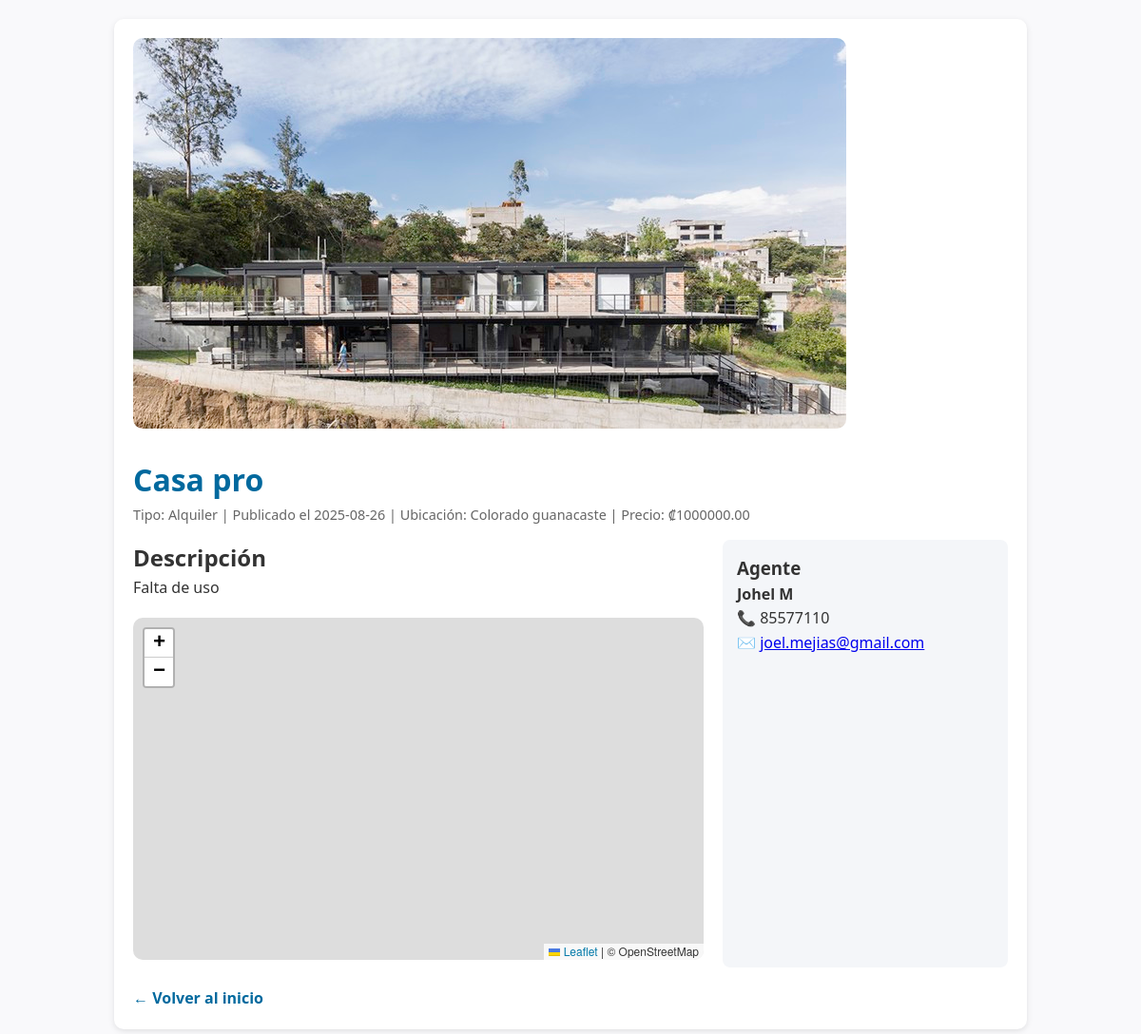
The app's page /propiedades.php?id=19 with its own data.
### tables this page shows
CREATE TABLE `propiedades` (
  `id` int(11) NOT NULL,
  `id_tipo` int(11) NOT NULL,
  `destacada` tinyint(1) NOT NULL,
  `titulo` varchar(255) NOT NULL,
  `agente_id` int(11) NOT NULL,
  `imagen` varchar(300) NOT NULL,
  `descripcion` text NOT NULL,
  `ubicacion` varchar(255) NOT NULL,
  `fecha_pub` date NOT NULL,
  `precio` decimal(10,2) NOT NULL,
  `lat` decimal(10,7) DEFAULT NULL,
  `lng` decimal(10,7) DEFAULT NULL
);

CREATE TABLE `tipo_alquiler` (
  `id` int(11) NOT NULL,
  `nombre` varchar(40) NOT NULL
);

CREATE TABLE `usuario` (
  `id` int(11) NOT NULL,
  `nombre` varchar(100) NOT NULL,
  `telefono` varchar(20) NOT NULL,
  `email` varchar(100) NOT NULL,
  `usuario` varchar(50) NOT NULL,
  `contrasena` varchar(300) NOT NULL,
  `privilegio` int(11) NOT NULL,
  `primerIngreso` tinyint(1) NOT NULL DEFAULT 1
);

### propiedades.php (the view, shortened to what this page needs)
<?php
$conn = conectar();
$id = isset($_GET['id']) ? (int)$_GET['id'] : 0;
$sql = "
  SELECT
    p.id, p.titulo, p.descripcion, p.ubicacion, p.fecha_pub, p.precio,
    p.imagen,
    p.lat, p.lng,                       /* <— añadí lat/lng si existen en tu tabla */
    u.nombre AS agente, u.telefono AS agente_tel, u.email AS agente_email,
    t.nombre AS tipo
  FROM propiedades p
  JOIN usuario u ON p.agente_id = u.id
  JOIN tipo_alquiler t ON p.id_tipo = t.id
  WHERE p.id = ?
  LIMIT 1";
$stmt = $conn->prepare($sql);
$stmt->bind_param("i", $id);
$stmt->execute();
$result = $stmt->get_result();
$prop = $result->fetch_assoc();
?>
<!doctype html>
<html lang="es">
<head>
  <link rel="stylesheet" href="assets/index.css">
  <link rel="stylesheet" href="https://unpkg.com/leaflet@1.9.4/dist/leaflet.css">
</head>
<body>
  <div class="container">
    <div class="card">
      <img src="<?= htmlspecialchars($prop['imagen'] ?: 'https://picsum.photos/seed/' . $prop['id'] . '/800/400') ?>" alt="Imagen" class="main">
      <h1><?= htmlspecialchars($prop['titulo']) ?></h1>
      <p class="meta">
        Tipo: <?= htmlspecialchars(ucfirst($prop['tipo'])) ?> |
        Publicado el <?= htmlspecialchars($prop['fecha_pub']) ?> |
        Ubicación: <?= htmlspecialchars($prop['ubicacion']) ?> |
        Precio: ₡<?= htmlspecialchars($prop['precio']) ?>
      </p>
      <div class="grid">
        <div>
          <h2>Descripción</h2>
          <p><?= nl2br(htmlspecialchars($prop['descripcion'])) ?></p>
          <div id="mapWrap">
            <div id="mapView"></div>
          </div>
        </div>
        <div class="agente">
          <h3>Agente</h3>
          <p><strong><?= htmlspecialchars($prop['agente']) ?></strong></p>
          <p>📞 <?= htmlspecialchars($prop['agente_tel']) ?></p>
          <p>✉️ <a href="mailto:<?= htmlspecialchars($prop['agente_email']) ?>"><?= htmlspecialchars($prop['agente_email']) ?></a></p>
        </div>
      </div>
      <a class="back" href="index.php">← Volver al inicio</a>
    </div>
  </div>
</body>
</html>

### assets/index.css (style rules this page uses)
* { box-sizing:border-box;margin:0;padding:0 }
:root { --brand-bg:#0b0f1f; --brand-deep:#121633; --brand-surface:#1a1e43; --brand-ink:#e9eaf6; --brand-gold:#ffd166; --brand-gold-2:#f4c430; --light-bg:#e9eaee; --light-card:#ffffff; --text-dark:#1f2544; --muted:#4a4f62; --bg: var(--light-bg); --fg: var(--text-dark); --prim: var(--brand-surface); --sec: var(--brand-gold); --dark: #0d1330; }
html,body { min-height:100% }
body { background: var(--bg); color: var(--fg); font: 400 16px/1.6 "Segoe UI",system-ui,Arial,sans-serif; }

### propiedades.php (style rules this page uses)
body { font-family: system-ui, Arial, sans-serif; margin: 0; padding: 0; background: #f9f9fb; color: #333 }
.container { max-width: 1000px; margin: auto; padding: 20px }
.card { background: #fff; padding: 20px; border-radius: 10px; box-shadow: 0 2px 6px rgba(0, 0, 0, .1) }
img.main { max-width: 100%; border-radius: 10px; margin-bottom: 20px }
h1 { margin-top: 0; color: #00699e }
.meta { color: #666; font-size: .9em; margin-bottom: 15px }
.grid { display: grid; grid-template-columns: 2fr 1fr; gap: 20px }
.agente { background: #f4f6f9; padding: 15px; border-radius: 8px }
.back { display: inline-block; margin-top: 20px; color: #00699e; text-decoration: none; font-weight: bold }
#mapWrap { margin-top: 18px }
#mapView { height: 360px; border-radius: 10px; overflow: hidden }

### records on screen
propiedades: imagen (picture), titulo "Casa pro", id_tipo.nombre "Alquiler", fecha_pub "2025-08-26", ubicacion "Colorado guanacaste", precio "1000000.00", descripcion "Falta de uso", agente.nombre "Johel M", agente.telefono "85577110", agente.email "joel.mejias@gmail.com"
